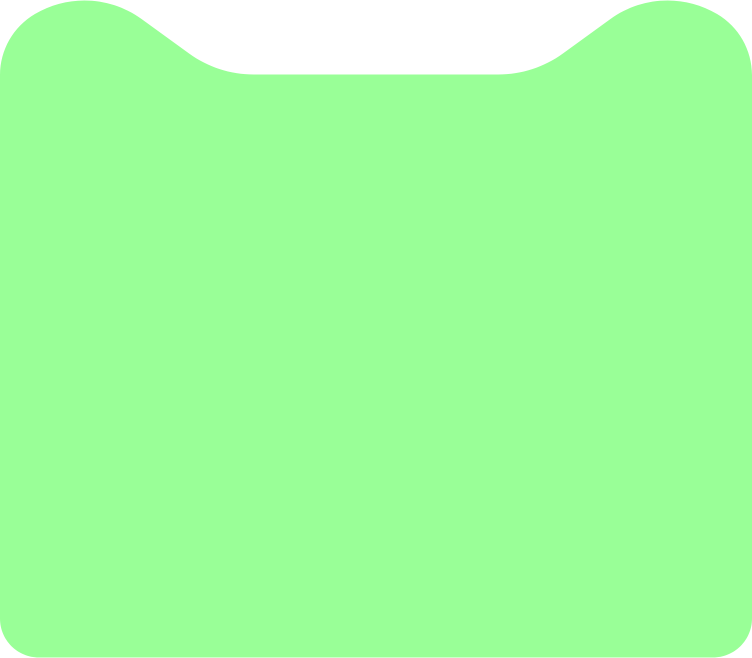
#> input picture Production_Agent/sources/Layout/image.png, 1504 x 1316 px (shown at 1/2 size)
$ python -i composer.py   (imports and definitions only)
#> lines starting #> are read from the running program, lines starting #| are printed output that depends on the picture; after the words box and inside, x2 and y2 are one past the last pixel; in counts of white or black regions, pixels touching at a corner belong together
from __future__ import annotations

from pathlib import Path

from PIL import Image, ImageChops, ImageDraw, ImageFilter, ImageOps

from production_agent_2.schemas import MaterialAsset


CANVAS_SIZE = (1328, 1328)


def _trim(image: Image.Image, threshold: int = 10) -> Image.Image:
    working = image.convert("RGBA")
    alpha = working.getchannel("A").point(lambda value: 255 if value > threshold else 0)
    bbox = alpha.getbbox()
    if not bbox:
        return working
    return working.crop(bbox)


# [7 lines left out: function _cover, not called in this run]


def _contain(image: Image.Image, width: int | None = None, height: int | None = None) -> Image.Image:
    working = _trim(image)
    if width is None and height is None:
        return working
    if width is not None and height is not None:
        ratio = min(width / working.width, height / working.height)
    elif width is not None:
        ratio = width / working.width
    else:
        ratio = height / working.height
    ratio = max(ratio, 0.01)
    return working.resize((int(working.width * ratio), int(working.height * ratio)), Image.LANCZOS)


# [31 lines left out: functions _alpha, _shadow, _radial_glow, not called in this run]


def _screen(base: Image.Image, overlay: Image.Image) -> Image.Image:
    return ImageChops.screen(base.convert("RGB"), overlay.convert("RGB")).convert("RGBA")


# [439 lines left out: functions _linear_vertical_gradient, _ellipse_glow, _rounded_panel, _find_first, _classify_objects, _classify_texts and 4 more, not called in this run]

>>> from PIL import Image
>>> picture = Image.open('../../../sources/Layout/image.png')
#> picture is the input picture: PIL image 1504x1316 RGBA; mean R, G, B, A 48.4, 237.1, 44.6, 119
>>> result = _contain(picture)
#> in _trim, `alpha = working.getchannel("A").point(lambda value: 255 if value > thr..`:
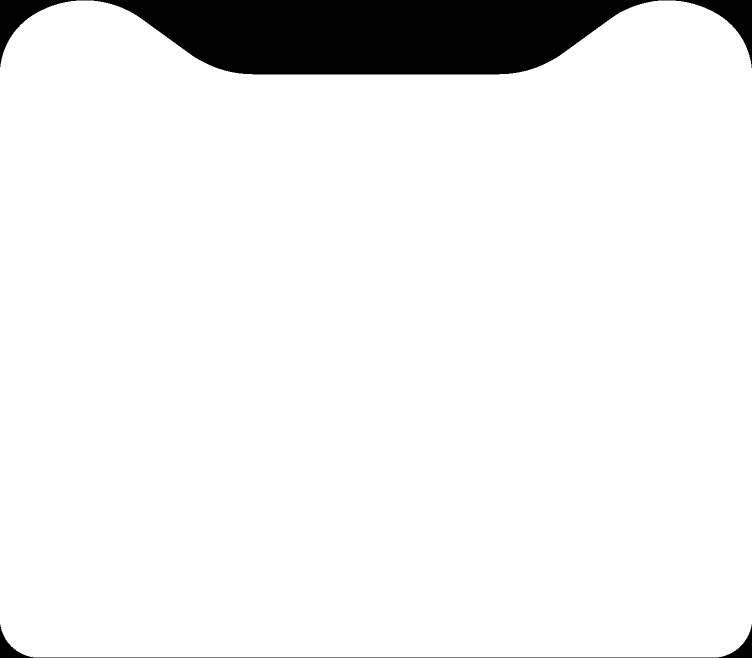
#> alpha: PIL image 1504x1316 L (shown at 1/2 size); 93% white; 2 black regions, box (x1, y1, x2, y2) and area: (0, 0, 1504, 149) 135000, (0, 1249, 1504, 1316) 4030
#> in _trim, `bbox = alpha.getbbox()`: bbox = (0, 1, 1504, 1315)
